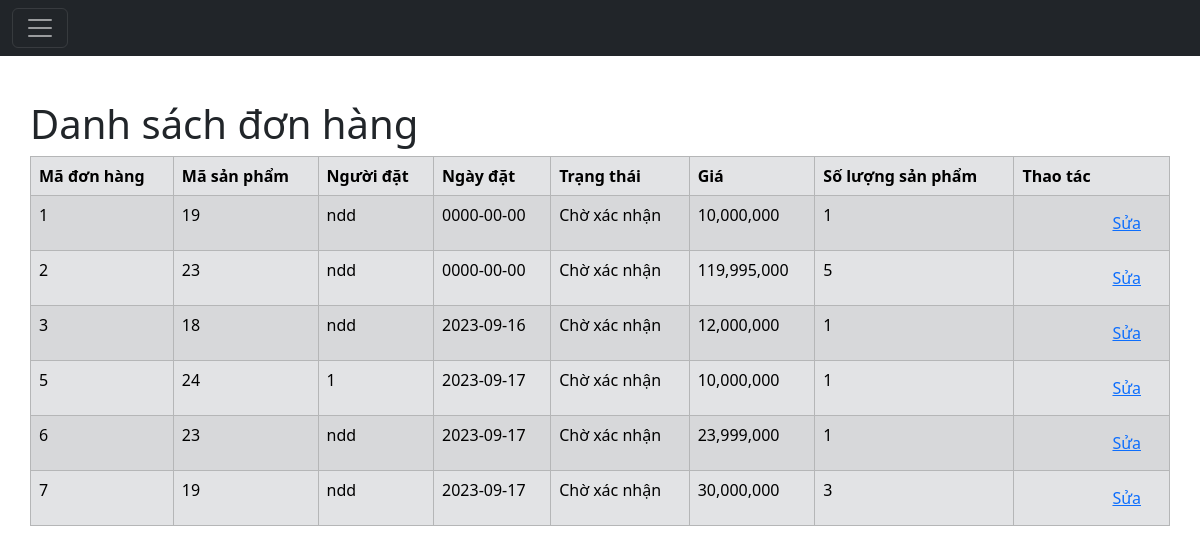
Before: /admin/Pages/ListOrder.php with the older database file.
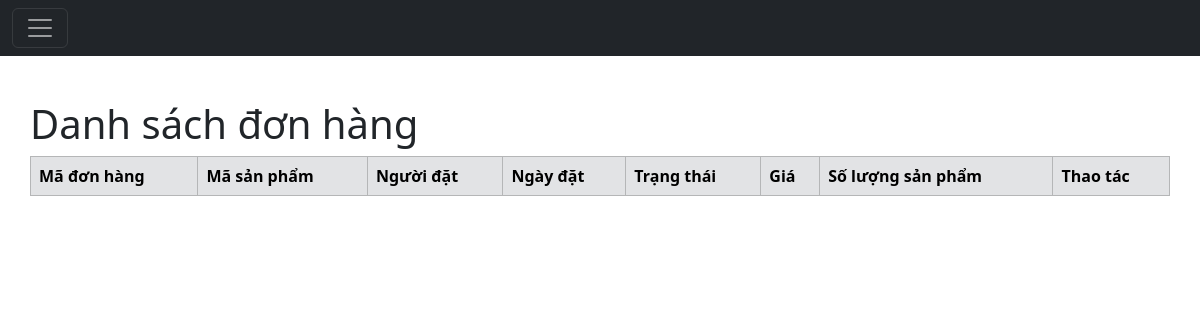
After: the same page with the newer database file.
### tables this page shows
CREATE TABLE `donhang` (
  `donhang_ma` int(11) NOT NULL,
  `sp_ma` int(11) NOT NULL,
  `name` varchar(25) NOT NULL,
  `timeorder` date NOT NULL,
  `donhang_trangthai` varchar(100) NOT NULL,
  `donhang_gia` varchar(15) NOT NULL,
  `donhang_soluongsp` int(4) NOT NULL
);

### admin/Pages/ListOrder.php (the view, shortened to what this page needs)
<head>
</head>
<body>
  <?php
  include("./MenuAdmin.php");
  ?>
  <div class="content" style="padding: 100px 30px;">
    <h1>Danh sách đơn hàng</h1>
    <?php
    $sql =  "SELECT * FROM donhang";
    $result = $connect->query($sql);
    $danhsachdonhang = [];
    while ($row =  mysqli_fetch_array($result, MYSQLI_ASSOC)) {
      $danhsachdonhang[] = array(
        'donhang_ma' => $row['donhang_ma'],
        'sp_ma' => $row['sp_ma'],
        'name' => $row['name'],
        'timeorder' => $row['timeorder'],
        'donhang_trangthai' => $row['donhang_trangthai'],
        'donhang_gia' => $row['donhang_gia'],
        'donhang_soluongsp' => $row['donhang_soluongsp'],
      );
    }
    ?>
    <table id="danhsach" class=" table table-striped table-hover table-secondary table-bordered table-hover">
      <thead>
        <tr>
          <th>Mã đơn hàng</th>
          <th>Mã sản phẩm</th>
          <th>Người đặt</th>
          <th>Ngày đặt</th>
          <th>Trạng thái</th>
          <th>Giá</th>
          <th>Số lượng sản phẩm</th>
          <th>Thao tác</th>
        </tr>
      </thead>
      <tbody>
        <?php
        foreach ($danhsachdonhang as $donhang) : ?>
          <tr>
            <td><?= $donhang['donhang_ma'] ?></td>
            <td><?= $donhang['sp_ma'] ?></td>
            <td><?= $donhang['name'] ?></td>
            <td><?= $donhang['timeorder'] ?></td>
            <td><?= $donhang['donhang_trangthai'] ?></td>
            <td><?= number_format($donhang['donhang_gia'], 0, '.', ',') ?></td>
            <td><?= $donhang['donhang_soluongsp'] ?></td>
            <td>
              <div class="container text-center">
                <div class="row gx-5">
                  <div class="col">
                  </div>
                  <div class="col">
                    <div class="p-2"><a href="./Edit_Order.php?datakey=<?= $donhang['donhang_ma'] ?>">Sửa</a></div>
                  </div>
                </div>
              </div>
            </td>
          </tr>
        <?php endforeach;
        ?>
      </tbody>
    </table>
  </div>
</body>

Changed rows visible on the page:
removed donhang: donhang_ma "1", sp_ma "19", name "ndd", timeorder "0000-00-00", donhang_trangthai "Chờ xác nhận", donhang_gia "10,000,000", donhang_soluongsp "1"
removed donhang: donhang_ma "2", sp_ma "23", name "ndd", timeorder "0000-00-00", donhang_trangthai "Chờ xác nhận", donhang_gia "119,995,000", donhang_soluongsp "5"
removed donhang: donhang_ma "3", sp_ma "18", name "ndd", timeorder "2023-09-16", donhang_trangthai "Chờ xác nhận", donhang_gia "12,000,000", donhang_soluongsp "1"
removed donhang: donhang_ma "5", sp_ma "24", name "1", timeorder "2023-09-17", donhang_trangthai "Chờ xác nhận", donhang_gia "10,000,000", donhang_soluongsp "1"
removed donhang: donhang_ma "6", sp_ma "23", name "ndd", timeorder "2023-09-17", donhang_trangthai "Chờ xác nhận", donhang_gia "23,999,000", donhang_soluongsp "1"
removed donhang: donhang_ma "7", sp_ma "19", name "ndd", timeorder "2023-09-17", donhang_trangthai "Chờ xác nhận", donhang_gia "30,000,000", donhang_soluongsp "3"
